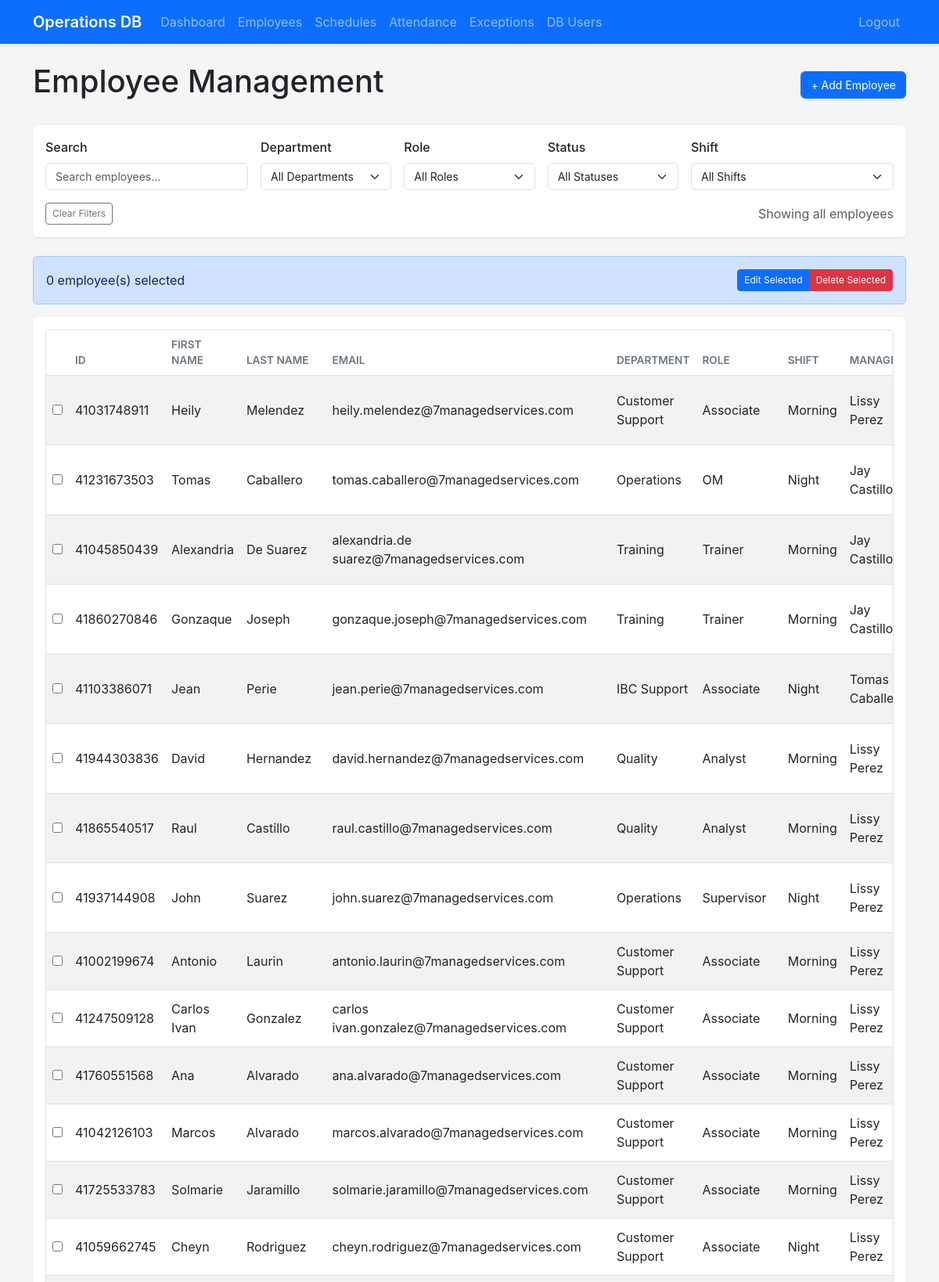
Page /employees (signed in, upper part) on the committed database.
### app/models.py (models this page shows, shortened)
class Employee(db.Model):
    __tablename__ = 'employees'
    employee_id = db.Column(db.BigInteger, primary_key=True)
    first_name = db.Column(db.String(100), nullable=False)
    last_name = db.Column(db.String(100), nullable=False)
    full_name = db.Column(db.String(200), nullable=False)
    company_email = db.Column(db.String(150), nullable=False, unique=True)
    access_card = db.Column(db.String(50))
    token_serial = db.Column(db.String(100))
    building_card = db.Column(db.String(50))
    batch = db.Column(db.String(20), nullable=False)
    agent_id = db.Column(db.BigInteger)
    ruex_id = db.Column(db.String(50))
    axonify_id = db.Column(db.String(50))
    supervisor = db.Column(db.String(100), nullable=False)
    manager = db.Column(db.String(100), nullable=False)
    tier = db.Column(db.Integer)
    shift = db.Column(db.String(20), nullable=False)
    department = db.Column(db.String(50), nullable=False)
    role = db.Column(db.String(50), nullable=False)
    hire_date = db.Column(db.Date, nullable=False)
    phase_1_date = db.Column(db.Date)
    phase_2_date = db.Column(db.Date)
    phase_3_date = db.Column(db.Date)
    status = db.Column(db.String(20), nullable=False, default='Active')
    attrition_date = db.Column(db.Date)
    created_at = db.Column(db.DateTime, default=datetime.utcnow)
    updated_at = db.Column(db.DateTime, default=datetime.utcnow, onupdate=datetime.utcnow)
    attendances = db.relationship('Attendance', backref='employee', lazy='dynamic')
    leave_requests = db.relationship('LeaveRequest', foreign_keys='LeaveRequest.employee_id', backref='employee', lazy='dynamic')
    schedule_changes_as_employee = db.relationship('ScheduleChange', foreign_keys='ScheduleChange.employee_id', backref='employee', lazy='dynamic')
    schedule_changes_as_replacement = db.relationship('ScheduleChange', foreign_keys='ScheduleChange.replacement_id', backref='replacement_employee', lazy='dynamic')
    rewards_earned = db.relationship('EmployeeReward', foreign_keys='EmployeeReward.employee_id', backref='employee', lazy='dynamic')
    exceptions = db.relationship('ExceptionRecord', foreign_keys='ExceptionRecord.employee_id', backref='employee', lazy='dynamic')

### app/routes/admin.py (the view, shortened to what this page needs)
@bp.route('/employees', methods=['GET', 'POST'])
@login_required
def employees():
    departments = AdminOptions.query.filter_by(category='department', is_active=True).all()
    roles = AdminOptions.query.filter_by(category='role', is_active=True).all()
    shifts = AdminOptions.query.filter_by(category='shift', is_active=True).all()
    statuses = AdminOptions.query.filter_by(category='status', is_active=True).all()
    employees_list = Employee.query.all()
    return render_template('employees.html',
                         employees=employees_list,
                         departments=departments,
                         roles=roles,
                         shifts=shifts,
                         statuses=statuses)

### app/models.py (called while the page is built)
@login_manager.user_loader
def load_user(user_id):
    from app.models import User, DBUser
    user = User.query.get(int(user_id))
    if user:
        return user
    return DBUser.query.get(int(user_id))

### app/templates/employees.html (shortened to what this page needs)
<!DOCTYPE html>
<html lang="en">
<head>
    <link href="https://cdn.jsdelivr.net/npm/bootstrap@5.3.0/dist/css/bootstrap.min.css" rel="stylesheet">
    <link rel="stylesheet" href="{{ url_for('static', filename='css/style.css') }}">
</head>
<body>
    <nav class="navbar navbar-expand-lg navbar-dark bg-primary">
        <div class="container">
            <a class="navbar-brand" href="/">Operations DB</a>
            <div class="collapse navbar-collapse" id="navbarNav">
                <ul class="navbar-nav">
                    <li class="nav-item">
                        <a class="nav-link" href="/dashboard">Dashboard</a>
                    </li>
                    <li class="nav-item">
                        <a class="nav-link" href="/employees">Employees</a>
                    </li>
                    <li class="nav-item">
                        <a class="nav-link" href="/schedules">Schedules</a>
                    </li>
                    <li class="nav-item">
                        <a class="nav-link" href="/attendance">Attendance</a>
                    </li>
                    <li class="nav-item">
                        <a class="nav-link" href="/exceptions">Exceptions</a>
                    </li>
                    <li class="nav-item">
                        <a class="nav-link" href="/db_users">DB Users</a>
                    </li>
                </ul>
                <ul class="navbar-nav ms-auto">
                    <li class="nav-item">
                        <a class="nav-link" href="/logout">Logout</a>
                    </li>
                </ul>
            </div>
        </div>
    </nav>
    <div class="container mt-4">
        <div class="d-flex justify-content-between align-items-center mb-4">
            <h1>Employee Management</h1>
            <button class="btn btn-primary" data-bs-toggle="modal" data-bs-target="#addEmployeeModal">
                + Add Employee
            </button>
        </div>
        <div class="card mb-4">
            <div class="card-body">
                <div class="row g-3">
                    <div class="col-md-3">
                        <label class="form-label">Search</label>
                        <input type="text" class="form-control" id="searchFilter" placeholder="Search employees...">
                    </div>
                    <div class="col-md-2">
                        <label class="form-label">Department</label>
                        <select class="form-select" id="deptFilter">
                            <option value="">All Departments</option>
                        </select>
                    </div>
                    <div class="col-md-2">
                        <label class="form-label">Role</label>
                        <select class="form-select" id="roleFilter">
                            <option value="">All Roles</option>
                        </select>
                    </div>
                    <div class="col-md-2">
                        <label class="form-label">Status</label>
                        <select class="form-select" id="statusFilter">
                            <option value="">All Statuses</option>
                        </select>
                    </div>
                    <div class="col-md-3">
                        <label class="form-label">Shift</label>
                        <select class="form-select" id="shiftFilter">
                            <option value="">All Shifts</option>
                        </select>
                    </div>
                </div>
                <div class="d-flex justify-content-between align-items-center mt-3">
                    <button class="btn btn-outline-secondary btn-sm" onclick="clearFilters()">Clear Filters</button>
                    <span class="text-muted" id="filterCount">Showing all employees</span>
                </div>
            </div>
        </div>
        <div id="bulkActions" class="alert alert-primary d-flex justify-content-between align-items-center mb-3">
            <span id="selectionCount">0 employee(s) selected</span>
            <div class="btn-group">
                <button class="btn btn-primary btn-sm" onclick="editSelected()">Edit Selected</button>
                <button class="btn btn-danger btn-sm" onclick="deleteSelected()">Delete Selected</button>
            </div>
        </div>
        <div class="card">
            <div class="card-body">
                <div class="table-container">
                    <table class="table table-striped table-hover">
                        <thead>
                            <tr>
                                <th style="width: 40px;"></th>
                                <th>ID</th>
                                <th>First Name</th>
                                <th>Last Name</th>
                                <th>Email</th>
                                <th>Department</th>
                                <th>Role</th>
                                <th>Shift</th>
                                <th>Manager</th>
                            </tr>
                        </thead>
                        <tbody id="employeeTableBody">
                            {% for employee in employees %}
                            <tr class="selectable-row" data-employee-id="{{ employee.employee_id }}" data-first-name="{{ employee.first_name.lower() }}" data-last-name="{{ employee.last_name.lower() }}" data-email="{{ employee.company_email.lower() }}" data-department="{{ employee.department.lower() }}" data-role="{{ employee.role.lower() }}" data-shift="{{ employee.shift.lower() }}" data-status="{{ employee.status.lower() }}" data-batch="{{ employee.batch.lower() }}" data-manager="{{ employee.manager.lower() }}" data-supervisor="{{ employee.supervisor.lower() }}" data-ruex="{{ (employee.ruex_id or '').lower() }}" data-axonify="{{ (employee.axonify_id or '').lower() }}">
                                <td><input type="checkbox" class="employee-checkbox" onclick="event.stopPropagation()"></td>
                                <td>{{ employee.employee_id }}</td>
                                <td>{{ employee.first_name }}</td>
                                <td>{{ employee.last_name }}</td>
                                <td>{{ employee.company_email }}</td>
                                <td>{{ employee.department }}</td>
                                <td>{{ employee.role }}</td>
                                <td>{{ employee.shift }}</td>
                                <td>{{ employee.manager }}</td>
                            </tr>
                            {% endfor %}
                        </tbody>
                    </table>
                </div>
            </div>
        </div>
    </div>
</body>
</html>

### app/static/css/style.css (style rules this page uses)
:root { --primary-color: #0d6efd; --secondary-color: #6c757d; --success-color: #198754; --danger-color: #dc3545; --warning-color: #ffc107; --info-color: #0dcaf0; --light-color: #f8f9fa; --dark-color: #212529; }
body { font-family: -apple-system, BlinkMacSystemFont, 'Segoe UI', Roboto, 'Helvetica Neue', Arial, sans-serif; background-color: #f5f5f5; }
.navbar { box-shadow: 0 2px 4px rgba(0, 0, 0, 0.1); }
.navbar-brand { font-weight: 600; font-size: 1.25rem; }
.card { box-shadow: 0 1px 3px rgba(0, 0, 0, 0.1); border: none; margin-bottom: 1rem; }
.table { margin-bottom: 0; }
.table th { font-weight: 600; text-transform: uppercase; font-size: 0.85rem; color: #6c757d; }
.table td { vertical-align: middle; }
.btn { font-size: 0.875rem; }
.btn-sm { font-size: 0.75rem; }
.form-label { font-weight: 500; margin-bottom: 0.5rem; }
.form-control, .form-select { font-size: 0.875rem; }
.table-container { overflow-x: auto; -webkit-overflow-scrolling: touch; border: 1px solid #dee2e6; border-radius: 0.25rem; }

### app/templates/employees.html (style rules this page uses)
.table-container { overflow-x: auto; -webkit-overflow-scrolling: touch; border: 1px solid #dee2e6; border-radius: 0.25rem; }
tr.selectable-row { cursor: pointer; transition: background-color 0.15s ease; }
#bulkActions { display: none; }

### rows in the picture
Employee: employee_id "41031748911", first_name "Heily", last_name "Melendez", company_email "heily.melendez@7managedservices.com", department "Customer Support", role "Associate", shift "Morning", manager "Lissy Perez"
Employee: employee_id "41231673503", first_name "Tomas", last_name "Caballero", company_email "tomas.caballero@7managedservices.com", department "Operations", role "OM", shift "Night", manager "Jay Castillo"
Employee: employee_id "41045850439", first_name "Alexandria", last_name "De Suarez", company_email "alexandria.de suarez@7managedservices.com", department "Training", role "Trainer", shift "Morning", manager "Jay Castillo"
Employee: employee_id "41860270846", first_name "Gonzaque", last_name "Joseph", company_email "gonzaque.joseph@7managedservices.com", department "Training", role "Trainer", shift "Morning", manager "Jay Castillo"
Employee: employee_id "41103386071", first_name "Jean", last_name "Perie", company_email "jean.perie@7managedservices.com", department "IBC Support", role "Associate", shift "Night", manager "Tomas…"
Employee: employee_id "41944303836", first_name "David", last_name "Hernandez", company_email "david.hernandez@7managedservices.com", department "Quality", role "Analyst", shift "Morning", manager "Lissy Perez"
Employee: employee_id "41865540517", first_name "Raul", last_name "Castillo", company_email "raul.castillo@7managedservices.com", department "Quality", role "Analyst", shift "Morning", manager "Lissy Perez"
Employee: employee_id "41937144908", first_name "John", last_name "Suarez", company_email "john.suarez@7managedservices.com", department "Operations", role "Supervisor", shift "Night", manager "Lissy Perez"
Employee: employee_id "41002199674", first_name "Antonio", last_name "Laurin", company_email "antonio.laurin@7managedservices.com", department "Customer Support", role "Associate", shift "Morning", manager "Lissy Perez"
Employee: employee_id "41247509128", first_name "Carlos Ivan", last_name "Gonzalez", company_email "carlos ivan.gonzalez@7managedservices.com", department "Customer Support", role "Associate", shift "Morning", manager "Lissy Perez"
Employee: employee_id "41760551568", first_name "Ana", last_name "Alvarado", company_email "ana.alvarado@7managedservices.com", department "Customer Support", role "Associate", shift "Morning", manager "Lissy Perez"
Employee: employee_id "41042126103", first_name "Marcos", last_name "Alvarado", company_email "marcos.alvarado@7managedservices.com", department "Customer Support", role "Associate", shift "Morning", manager "Lissy Perez"
Employee: employee_id "41725533783", first_name "Solmarie", last_name "Jaramillo", company_email "solmarie.jaramillo@7managedservices.com", department "Customer Support", role "Associate", shift "Morning", manager "Lissy Perez"
Employee: employee_id "41059662745", first_name "Cheyn", last_name "Rodriguez", company_email "cheyn.rodriguez@7managedservices.com", department "Customer Support", role "Associate", shift "Night", manager "Lissy Perez"
